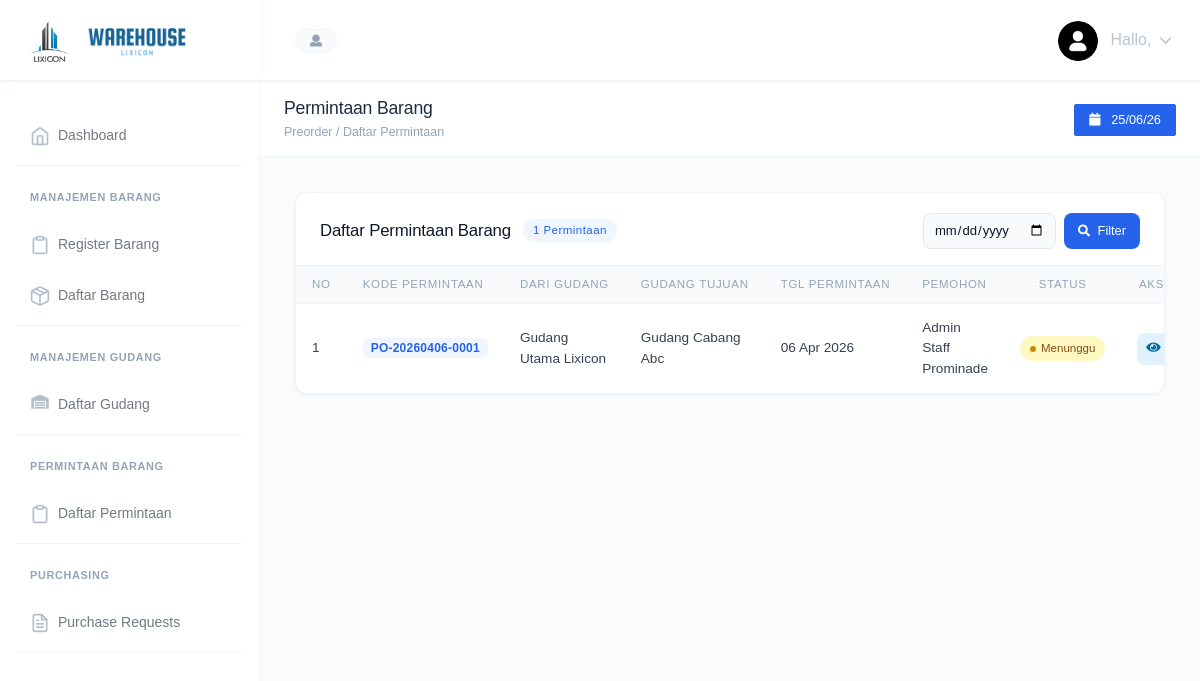
The app's page /index.php/preorder with its own data.
### tables this page shows
CREATE TABLE `permintaan_barang` (
  `id` int(11) NOT NULL,
  `kode_permintaan` varchar(30) NOT NULL,
  `id_user` int(11) NOT NULL,
  `id_gudang_asal` int(11) DEFAULT NULL,
  `id_gudang_tujuan` int(11) DEFAULT NULL,
  `tanggal_permintaan` date NOT NULL,
  `status` enum('menunggu','disetujui','ditolak','surat_jalan','dikirim','selesai','belum_selesai') NOT NULL DEFAULT 'menunggu',
  `keterangan` text DEFAULT NULL,
  `alasan_tolak` text DEFAULT NULL,
  `created_at` datetime DEFAULT current_timestamp(),
  `updated_at` datetime DEFAULT current_timestamp() ON UPDATE current_timestamp()
);

CREATE TABLE `gudang` (
  `id` int(11) NOT NULL,
  `nama` varchar(100) NOT NULL,
  `alamat` varchar(255) DEFAULT NULL,
  `created_at` datetime NOT NULL DEFAULT current_timestamp(),
  `updated_at` datetime DEFAULT NULL ON UPDATE current_timestamp()
);

CREATE TABLE `user` (
  `id` int(11) NOT NULL,
  `nama` varchar(50) NOT NULL,
  `email` varchar(50) NOT NULL,
  `password` varchar(255) NOT NULL,
  `telefon` varchar(15) NOT NULL,
  `ktp` varchar(30) NOT NULL,
  `id_gudang` int(11) DEFAULT NULL,
  `role` enum('admin','staff') NOT NULL DEFAULT 'staff',
  `status` enum('aktif','non-aktif') NOT NULL DEFAULT 'aktif'
);

### application/core/MY_Controller.php (called while the page is built, shortened)
<?php
class MY_Controller extends CI_Controller
{
    public function __construct()
    {
        $model = strtolower(get_class($this));
        if (file_exists(APPPATH . 'models/' . ucfirst($model) . '_model.php')) {
            $this->load->model(ucfirst($model) . '_model', $model, true);
        }
    }
    public function view($data, $openLoginPage = false)
    {
        if ($openLoginPage) {
            $this->load->view('pages/auth/login', $data);
        } else {
            $this->load->view('layouts/dashboard', $data);
        }
    }
}

### application/controllers/Preorder.php (called while the page is built, shortened)
<?php
class Preorder extends MY_Controller
{
    public function index()
    {
        $currentPage = $this->input->get('page') ?? 1;
        $data = [
            'title' => 'Daftar Permintaan Barang',
            'breadcrumb_title' => 'Permintaan Barang',
            'breadcrumb_path' => 'Preorder / Daftar Permintaan',
            'page' => 'pages/preorder/index',
            'permintaans' => $this->preorderModel->getAllPermintaan($currentPage),
            'totalPermintaan' => $this->preorderModel->countPermintaan(),
            'currentPage' => (int) $currentPage,
            'filter_date' => null,
        ];
        return $this->view($data);
    }
}

### index.php (called while the page is built, shortened)
<?php
require_once BASEPATH.'core/CodeIgniter.php';

### application/core/MY_Model.php (called while the page is built, shortened)
<?php
class MY_Model extends CI_Model
{
    protected $perPage = 5;
    public function calculateRealOffset($page)
    {
        return (is_null($page) || empty($page))
            ? 0
            : ($page * $this->perPage) - $this->perPage;
    }
}

### application/models/Preorder_model.php (called while the page is built, shortened)
<?php
class Preorder_model extends MY_Model
{
    protected $perPage = 10;
    public function getAllPermintaan($page = null)
    {
        $this->db->select([
            'permintaan_barang.*',
            'ga.nama AS nama_gudang_asal',
            'gt.nama AS nama_gudang_tujuan',
            'user.nama AS nama_user'
        ]);
        $this->db->from('permintaan_barang');
        $this->db->join('gudang ga', 'permintaan_barang.id_gudang_asal = ga.id', 'left');
        $this->db->join('gudang gt', 'permintaan_barang.id_gudang_tujuan = gt.id', 'left');
        $this->db->join('user', 'permintaan_barang.id_user = user.id', 'left');
        $this->db->order_by('permintaan_barang.created_at', 'DESC');
        if ($page !== null) {
            $this->db->limit($this->perPage, $this->calculateRealOffset($page));
        }
        return $this->db->get()->result();
    }
}

### application/views/pages/preorder/index.php (the view, shortened to what this page needs)
<div class="container-fluid">
    <div class="row">
        <div class="col-12">
            <div class="card preorder-card"
                style="border-radius:12px; border:1px solid #f1f5f9; box-shadow:0 1px 4px rgba(0,0,0,0.06);">
                <div class="card-header-custom">
                    <div class="card-header-left">
                        <h5 class="page-title">Daftar Permintaan Barang</h5>
                        <?php if (isset($totalPermintaan)): ?>
                            <span class="count-badge"><?= $totalPermintaan ?> Permintaan</span>
                        <?php endif ?>
                    </div>
                    <div class="d-flex align-items-center" style="gap:10px; flex-wrap:wrap;">
                        <form action="<?= base_url('preorder/filter_date') ?>" method="POST" class="search-form">
                            <input type="date" name="filter_date" class="filter-date-input"
                                value="<?= isset($filter_date) && $filter_date ? date('Y-m-d', strtotime($filter_date)) : '' ?>">
                            <button type="submit" class="btn-search">
                                <i class="fas fa-search" style="font-size:0.75rem; margin-right:4px;"></i> Filter
                            </button>
                        </form>
                    </div>
                </div>
                <?php if (empty($permintaans)): ?>
                    <div class="preorder-empty">
                        <div><i class="fas fa-clipboard-list"></i></div>
                        <p>Belum ada data permintaan barang.</p>
                    </div>
                <?php else: ?>
                    <div class="table-responsive">
                        <table class="preorder-table">
                            <thead>
                                <tr>
                                    <th>No</th>
                                    <th>Kode Permintaan</th>
                                    <th>Dari Gudang</th>
                                    <th>Gudang Tujuan</th>
                                    <th>Tgl Permintaan</th>
                                    <th>Pemohon</th>
                                    <th class="text-center">Status</th>
                                    <th class="text-center">Aksi</th>
                                </tr>
                            </thead>
                            <tbody>
                                <?php
                                $no = ($currentPage - 1) * 10 + 1;
                                foreach ($permintaans as $p):
                                ?>
                                    <tr>
                                        <td class="row-num"><?= $no++ ?></td>
                                        <td><span class="kode-pill"><?= htmlspecialchars($p->kode_permintaan) ?></span></td>
                                        <td><?= htmlspecialchars($p->nama_gudang_asal ?? '-') ?></td>
                                        <td><?= htmlspecialchars($p->nama_gudang_tujuan ?? '-') ?></td>
                                        <td><?= date('d M Y', strtotime($p->tanggal_permintaan)) ?></td>
                                        <td><?= htmlspecialchars($p->nama_user ?? '-') ?></td>
                                        <td class="text-center">
                                            <span class="pr-badge <?= $p->status ?>">
                                                <span class="dot"></span>
                                                <?php
                                                $statusLabels = [
                                                    'menunggu'      => 'Menunggu',
                                                    'disetujui'     => 'Disetujui',
                                                    'ditolak'       => 'Ditolak',
                                                    'surat_jalan'   => 'Surat Jalan',
                                                    'dikirim'       => 'Dikirim',
                                                    'selesai'       => 'Selesai',
                                                    'belum_selesai' => 'Belum Selesai',
                                                ];
                                                echo $statusLabels[$p->status] ?? $p->status;
                                                ?>
                                            </span>
                                        </td>
                                        <td class="text-center">
                                            <div style="display:flex; gap:6px; justify-content:center;">
                                                <a href="<?= base_url('preorder/detail/' . $p->id) ?>"
                                                    class="pr-btn-action view" title="Detail">
                                                    <i class="fas fa-eye"></i>
                                                </a>
                                            </div>
                                        </td>
                                    </tr>
                                <?php endforeach ?>
                            </tbody>
                        </table>
                    </div>
                <?php endif ?>
            </div>
        </div>
    </div>
</div>

### assets/css/theme.css (style rules this page uses)
.page-title { font-size: 1.1rem; font-weight: 700; color: #0f172a; letter-spacing: -0.01em; }

### application/views/pages/preorder/index.php (style rules this page uses)
.preorder-card .card-header-custom { display: flex; align-items: center; justify-content: space-between; flex-wrap: wrap; gap: 12px; padding: 20px 24px 16px; border-bottom: 1px solid #f0f0f0; }
.preorder-card .card-header-left { display: flex; align-items: center; gap: 12px; }
.preorder-card .page-title { font-size: 1.05rem; font-weight: 500; color: #0f172a; margin: 0; }
.preorder-card .count-badge { background: #eff6ff; color: #2563eb; font-size: 0.72rem; font-weight: 500; padding: 3px 10px; border-radius: 20px; letter-spacing: 0.04em; }
.preorder-card .search-form { display: flex; gap: 8px; align-items: center; flex-wrap: wrap; }
.preorder-card .filter-date-input { height: 36px; border: 1.5px solid #e2e8f0; border-radius: 8px; padding: 0 10px; font-size: 0.82rem; color: #0f172a; background: #f8fafc; transition: border-color 0.15s, box-shadow 0.15s; }
.preorder-card .btn-search { height: 36px; padding: 0 14px; background: #2563eb; color: #fff; border: none; border-radius: 8px; font-size: 0.8rem; font-weight: 500; cursor: pointer; transition: background 0.15s; }
.preorder-table { width: 100%; border-collapse: collapse; }
.preorder-table thead th { font-size: 0.72rem; font-weight: 500; text-transform: uppercase; letter-spacing: 0.06em; color: #94a3b8; padding: 10px 16px; background: #f8fafc; border-bottom: 1px solid #f1f5f9; white-space: nowrap; }
.preorder-table tbody tr { border-bottom: 1px solid #f8fafc; transition: background 0.1s; }
.preorder-table tbody tr:last-child { border-bottom: none; }
.preorder-table tbody td { padding: 14px 16px; vertical-align: middle; font-size: 0.85rem; color: #374151; }
.kode-pill { font-size: 0.75rem; font-weight: 600; color: #2563eb; background: #eff6ff; padding: 3px 8px; border-radius: 6px; letter-spacing: 0.02em; white-space: nowrap; }
.pr-badge { display: inline-flex; align-items: center; gap: 5px; font-size: 0.72rem; font-weight: 500; padding: 4px 10px; border-radius: 20px; white-space: nowrap; }
.pr-badge .dot { width: 6px; height: 6px; border-radius: 50%; flex-shrink: 0; }
.pr-badge.menunggu { background: #fef9c3; color: #854d0e; }
.pr-badge.menunggu .dot { background: #ca8a04; }
.pr-btn-action { width: 32px; height: 32px; border-radius: 8px; display: inline-flex; align-items: center; justify-content: center; border: none; cursor: pointer; transition: background 0.15s, transform 0.1s; font-size: 0.8rem; text-decoration: none; }
.pr-btn-action.view { background: #e0f2fe; color: #0369a1; }
.row-num { color: #94a3b8; font-size: 0.8rem; }

### records on screen
permintaan_barang: kode_permintaan "PO-20260406-0001", id_gudang_asal.nama "Gudang Utama Lixicon", id_gudang_tujuan.nama "Gudang Cabang Abc", tanggal_permintaan "06 Apr 2026", id_user.nama "Admin Staff Prominade", status "Menunggu"

### other values on screen
$breadcrumb_title "Permintaan Barang"
$breadcrumb_path "Preorder / Daftar Permintaan"
$totalPermintaan "1"
